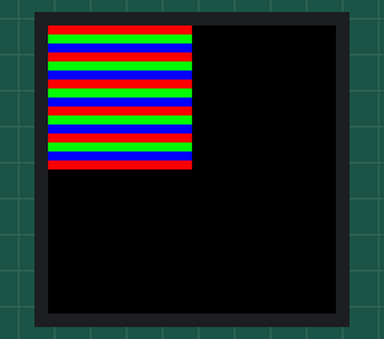
A sketch run on a simulated Arduino Mega 2560, built with avr-gcc and run on an emulated ATmega2560. Parts: 32×32 colour display.

Above: at 0.1 s.

The sketch:

NES_Sprites_Test_1.ino
```cpp
#include <Adafruit_GFX.h>   // Core graphics library
#include <RGBmatrixPanel.h> // Hardware-specific library

#define CLK 8  // MUST be on PORTB! (Use pin 11 on Mega)
#define OE  9
#define LAT 10
#define A   A0
#define B   A1
#define C   A2
#define D   A3

RGBmatrixPanel matrix(A, B, C, D, CLK, LAT, OE, false);

static const uint32_t TEST_PATTERN_PALETTE[] PROGMEM = {0xff0000, 0x00ff00, 0x0000ff, 0x000000, 0x000000, 0x000000, 0x000000, 0x000000, 0x000000, 0x000000, 0x000000, 0x000000, 0x000000, 0x000000, 0x000000};

static const int8_t TEST_PATTERN_FRAME[] PROGMEM = {
    0x12,0x31,0x23,0x12,0x31,0x23,0x12,0x31,
    0x12,0x31,0x23,0x12,0x31,0x23,0x12,0x31,
    0x12,0x31,0x23,0x12,0x31,0x23,0x12,0x31,
    0x12,0x31,0x23,0x12,0x31,0x23,0x12,0x31,
    0x12,0x31,0x23,0x12,0x31,0x23,0x12,0x31,
    0x12,0x31,0x23,0x12,0x31,0x23,0x12,0x31,
    0x12,0x31,0x23,0x12,0x31,0x23,0x12,0x31,
    0x12,0x31,0x23,0x12,0x31,0x23,0x12,0x31,
    0x12,0x31,0x23,0x12,0x31,0x23,0x12,0x31,
    0x12,0x31,0x23,0x12,0x31,0x23,0x12,0x31,
    0x12,0x31,0x23,0x12,0x31,0x23,0x12,0x31,
    0x12,0x31,0x23,0x12,0x31,0x23,0x12,0x31,
    0x12,0x31,0x23,0x12,0x31,0x23,0x12,0x31,
    0x12,0x31,0x23,0x12,0x31,0x23,0x12,0x31,
    0x12,0x31,0x23,0x12,0x31,0x23,0x12,0x31,
    0x12,0x31,0x23,0x12,0x31,0x23,0x12,0x31};

static const int8_t TEST_PATTERN_FRAME_BYTE[] PROGMEM = {
    0x01,0x02,0x03,0x01,0x02,0x03,0x01,0x02,0x03,0x01,0x02,0x03,0x01,0x02,0x03,0x01,
    0x01,0x02,0x03,0x01,0x02,0x03,0x01,0x02,0x03,0x01,0x02,0x03,0x01,0x02,0x03,0x01,
    0x01,0x02,0x03,0x01,0x02,0x03,0x01,0x02,0x03,0x01,0x02,0x03,0x01,0x02,0x03,0x01,
    0x01,0x02,0x03,0x01,0x02,0x03,0x01,0x02,0x03,0x01,0x02,0x03,0x01,0x02,0x03,0x01,
    0x01,0x02,0x03,0x01,0x02,0x03,0x01,0x02,0x03,0x01,0x02,0x03,0x01,0x02,0x03,0x01,
    0x01,0x02,0x03,0x01,0x02,0x03,0x01,0x02,0x03,0x01,0x02,0x03,0x01,0x02,0x03,0x01,
    0x01,0x02,0x03,0x01,0x02,0x03,0x01,0x02,0x03,0x01,0x02,0x03,0x01,0x02,0x03,0x01,
    0x01,0x02,0x03,0x01,0x02,0x03,0x01,0x02,0x03,0x01,0x02,0x03,0x01,0x02,0x03,0x01,
    0x01,0x02,0x03,0x01,0x02,0x03,0x01,0x02,0x03,0x01,0x02,0x03,0x01,0x02,0x03,0x01,
    0x01,0x02,0x03,0x01,0x02,0x03,0x01,0x02,0x03,0x01,0x02,0x03,0x01,0x02,0x03,0x01,
    0x01,0x02,0x03,0x01,0x02,0x03,0x01,0x02,0x03,0x01,0x02,0x03,0x01,0x02,0x03,0x01,
    0x01,0x02,0x03,0x01,0x02,0x03,0x01,0x02,0x03,0x01,0x02,0x03,0x01,0x02,0x03,0x01,
    0x01,0x02,0x03,0x01,0x02,0x03,0x01,0x02,0x03,0x01,0x02,0x03,0x01,0x02,0x03,0x01,
    0x01,0x02,0x03,0x01,0x02,0x03,0x01,0x02,0x03,0x01,0x02,0x03,0x01,0x02,0x03,0x01,
    0x01,0x02,0x03,0x01,0x02,0x03,0x01,0x02,0x03,0x01,0x02,0x03,0x01,0x02,0x03,0x01,
    0x01,0x02,0x03,0x01,0x02,0x03,0x01,0x02,0x03,0x01,0x02,0x03,0x01,0x02,0x03,0x01};

// We're making these globals to save stack space.
int row;                        ///< Row count, when looping.
int col;                        ///< Column count, when looping.
unsigned char paletteIndex;     ///< Index into the color palette.
unsigned long pixelPosition;    ///< Index into the pixel array.
unsigned char red;              ///< Red color value, pulled from the palette.
unsigned char green;            ///< Green color value, pulled from the palette.
unsigned char blue;             ///< Blue color value, pulled from the palette.

void setup()
{
    matrix.begin();
    matrix.fillScreen(matrix.Color333(0, 0, 0));
}

void draw16x16ByNibble(const unsigned char *pixels, const void *palette)
{
    pixelPosition = 0;
    for (row = 0; row < 16; row++)
    {
        for (col = 0; col < 16; col++)
        {
            red = green = blue = 0; // Assume transparent is black.
            paletteIndex = pgm_read_byte(pixels + pixelPosition); // Find the byte containing the two pixels.
            if (0 == col % 2)
                paletteIndex = paletteIndex >> 4;
            else
                paletteIndex = paletteIndex & 0x0F;
            if (paletteIndex > 0 && paletteIndex < 16)
            {
                red = pgm_read_byte(palette + 4 * (paletteIndex - 1) + 2);
                green = pgm_read_byte(palette + 4 * (paletteIndex - 1) + 1);
                blue = pgm_read_byte(palette + 4 * (paletteIndex - 1) + 0);
            }
            matrix.drawPixel(row, col, matrix.Color888(red, green, blue));
            if (col % 2 == 1)
                pixelPosition++;
        }
    }
}

void draw16x16ByByte(const int8_t *pixels, const void *palette)
{
    pixelPosition = 0;
    for (row = 0; row < 16; row++)
    {
        for (col = 0; col < 16; col++)
        {
            red = green = blue = 0; // Assume transparent is black.
            paletteIndex = pgm_read_byte(pixels + pixelPosition); // Find the byte containing the pixel.
            if (paletteIndex > 0 && paletteIndex < 16)
            {
                red = pgm_read_byte(palette + 4 * (paletteIndex - 1) + 2);
                green = pgm_read_byte(palette + 4 * (paletteIndex - 1) + 1);
                blue = pgm_read_byte(palette + 4 * (paletteIndex - 1) + 0);
            }
            matrix.drawPixel(row, col, matrix.Color888(red, green, blue));
            pixelPosition += 1;
        }
    }
}

void drawTestPattern(const unsigned char *pixels, const unsigned long *palette)
{
    int counter = 0;
    for (row = 0; row < 16; row++)
    {
        for (col = 0; col < 16; col++)
        {
            red = green = blue = 0; // Assume transparent is black.
            switch(counter)
            {
                case 0: red = 0xFF; break;
                case 1: green = 0xFF; break;
                case 2: blue = 0xFF; break;
            }
            counter = (counter + 1) % 3;
            matrix.drawPixel(col, row, matrix.Color888(red, green, blue));
        }
    }
}

void loop()
{
    static const uint8_t TEST_CASE = 3;
    switch(TEST_CASE)
    {
        case 1: drawTestPattern(TEST_PATTERN_FRAME_BYTE, TEST_PATTERN_PALETTE); break;
        case 2: draw16x16ByByte(TEST_PATTERN_FRAME_BYTE, TEST_PATTERN_PALETTE); break;
        case 3: draw16x16ByNibble(TEST_PATTERN_FRAME, TEST_PATTERN_PALETTE); break;
    }
    delay(1000);
}
```
